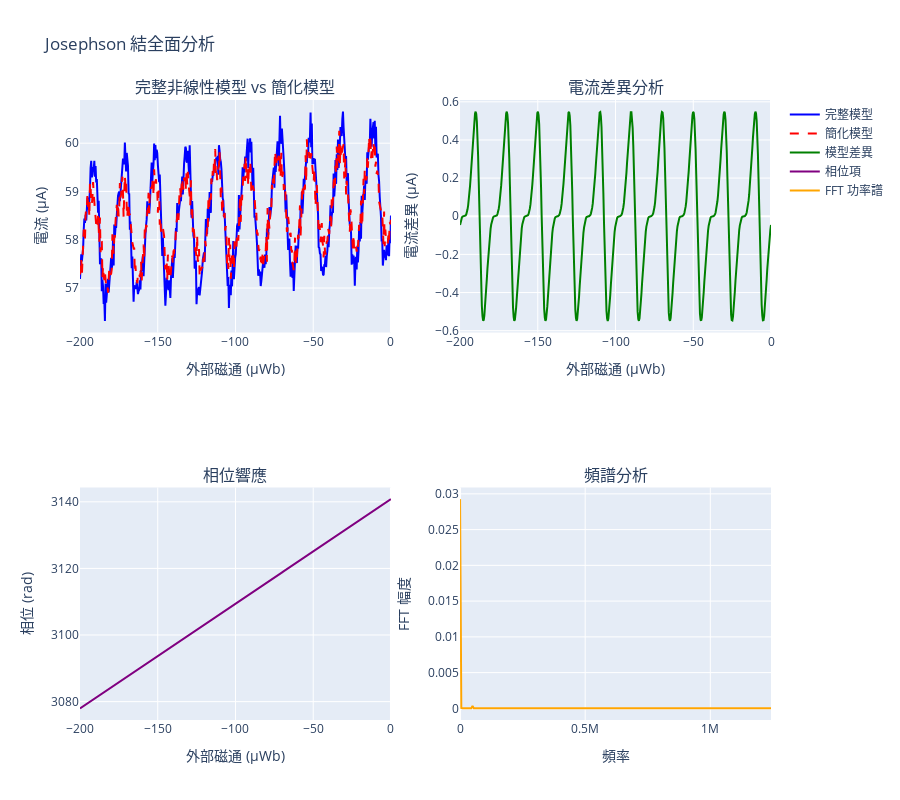

Notebook cell for this chart:
### Code cell
# 示例 3：Josephson 結特定的視覺化
def create_josephson_visualization():
    """
    建立 Josephson 結的專門視覺化
    """
    # 模擬 Josephson 結數據
    phi_ext = np.linspace(-2e-4, 0, 500)
    
    # 完整模型參數
    Ic = 1.0e-6
    phi_0 = np.pi / 4
    f = 5e4
    T = 0.8
    k = -0.01
    r = 5e-3
    C = 10.0e-6
    d = -10.0e-3
    
    # 計算電流響應
    phase_term = 2 * np.pi * f * (phi_ext - d) - phi_0
    sin_half = np.sin(phase_term / 2)
    denominator_arg = np.maximum(1 - T * sin_half**2, 1e-12)
    
    I_full = (Ic * np.sin(phase_term) / np.sqrt(denominator_arg) + 
              k * (phi_ext - d)**2 + r * (phi_ext - d) + C)
    
    I_simple = (Ic * np.sin(phase_term) + 
                k * (phi_ext - d)**2 + r * (phi_ext - d) + C)
    
    # 添加雜訊
    noise_level = 2e-7
    I_full_noisy = I_full + noise_level * np.random.normal(size=len(phi_ext))
    I_simple_noisy = I_simple + noise_level * np.random.normal(size=len(phi_ext))
    
    # 建立比較圖
    fig = make_subplots(
        rows=2, cols=2,
        subplot_titles=(
            '完整非線性模型 vs 簡化模型',
            '電流差異分析', 
            '相位響應',
            '頻譜分析'
        ),
        specs=[[{"secondary_y": False}, {"secondary_y": False}],
               [{"secondary_y": False}, {"secondary_y": False}]]
    )
    
    # 子圖 1：模型比較
    fig.add_trace(
        go.Scatter(x=phi_ext*1e6, y=I_full_noisy*1e6, 
                  name='完整模型', line=dict(color='blue')), 
        row=1, col=1
    )
    fig.add_trace(
        go.Scatter(x=phi_ext*1e6, y=I_simple_noisy*1e6, 
                  name='簡化模型', line=dict(color='red', dash='dash')), 
        row=1, col=1
    )
    
    # 子圖 2：差異分析
    difference = (I_full - I_simple) * 1e6
    fig.add_trace(
        go.Scatter(x=phi_ext*1e6, y=difference, 
                  name='模型差異', line=dict(color='green')), 
        row=1, col=2
    )
    
    # 子圖 3：相位響應
    fig.add_trace(
        go.Scatter(x=phi_ext*1e6, y=phase_term, 
                  name='相位項', line=dict(color='purple')), 
        row=2, col=1
    )
    
    # 子圖 4：FFT 頻譜
    from scipy.fft import fft, fftfreq
    
    # 計算 FFT
    fft_values = np.abs(fft(I_full_noisy))
    freqs = fftfreq(len(I_full_noisy), d=(phi_ext[1] - phi_ext[0]))
    
    # 只顯示正頻率部分
    positive_freqs = freqs[:len(freqs)//2]
    positive_fft = fft_values[:len(fft_values)//2]
    
    fig.add_trace(
        go.Scatter(x=positive_freqs, y=positive_fft, 
                  name='FFT 功率譜', line=dict(color='orange')), 
        row=2, col=2
    )
    
    # 更新佈局
    fig.update_xaxes(title_text="外部磁通 (μWb)", row=1, col=1)
    fig.update_xaxes(title_text="外部磁通 (μWb)", row=1, col=2)
    fig.update_xaxes(title_text="外部磁通 (μWb)", row=2, col=1)
    fig.update_xaxes(title_text="頻率", row=2, col=2)
    
    fig.update_yaxes(title_text="電流 (μA)", row=1, col=1)
    fig.update_yaxes(title_text="電流差異 (μA)", row=1, col=2)
    fig.update_yaxes(title_text="相位 (rad)", row=2, col=1)
    fig.update_yaxes(title_text="FFT 幅度", row=2, col=2)
    
    fig.update_layout(
        title="Josephson 結全面分析",
        height=800,
        showlegend=True
    )
    
    return fig

print("\n🔬 建立 Josephson 結專門視覺化")
fig3 = create_josephson_visualization()
fig3.show()

# 為這個圖表也設置觀察器
cleanup_script = """
<script>
setTimeout(function() {
    var plotlyDivs = document.querySelectorAll('.plotly-graph-div');
    var latestDiv = plotlyDivs[plotlyDivs.length - 1];
    
    if (latestDiv && window.setupPlotlyChart) {
        console.log('為 Josephson 視覺化設置觀察器');
        window.setupPlotlyChart(latestDiv);
    }
}, 500);
</script>
"""

display(HTML(cleanup_script))
print("✅ Josephson 結視覺化完成")

### Figure 1 — Plotly figure (JSON) as saved in the notebook; plotly's stock layout.template omitted (floating-point values rounded to 4 significant figures; data arrays with more than 128 entries replaced by an {"elided": "..."} marker saying what was removed)
{"data": [{"line": {"color": "blue"}, "name": "完整模型", "type": "scatter", "x": {"elided": "500 float values"}, "xaxis": "x", "y": {"elided": "500 float values"}, "yaxis": "y"}, {"line": {"color": "red", "dash": "dash"}, "name": "簡化模型", "type": "scatter", "x": {"elided": "500 float values"}, "xaxis": "x", "y": {"elided": "500 float values"}, "yaxis": "y"}, {"line": {"color": "green"}, "name": "模型差異", "type": "scatter", "x": {"elided": "500 float values"}, "xaxis": "x2", "y": {"elided": "500 float values"}, "yaxis": "y2"}, {"line": {"color": "purple"}, "name": "相位項", "type": "scatter", "x": {"elided": "500 float values"}, "xaxis": "x3", "y": {"elided": "500 float values"}, "yaxis": "y3"}, {"line": {"color": "orange"}, "name": "FFT 功率譜", "type": "scatter", "x": {"elided": "250 float values"}, "xaxis": "x4", "y": {"elided": "250 float values"}, "yaxis": "y4"}], "layout": {"annotations": [{"font": {"size": 16}, "showarrow": false, "text": "完整非線性模型 vs 簡化模型", "x": 0.225, "xanchor": "center", "xref": "paper", "y": 1, "yanchor": "bottom", "yref": "paper"}, {"font": {"size": 16}, "showarrow": false, "text": "電流差異分析", "x": 0.775, "xanchor": "center", "xref": "paper", "y": 1, "yanchor": "bottom", "yref": "paper"}, {"font": {"size": 16}, "showarrow": false, "text": "相位響應", "x": 0.225, "xanchor": "center", "xref": "paper", "y": 0.375, "yanchor": "bottom", "yref": "paper"}, {"font": {"size": 16}, "showarrow": false, "text": "頻譜分析", "x": 0.775, "xanchor": "center", "xref": "paper", "y": 0.375, "yanchor": "bottom", "yref": "paper"}], "height": 800, "showlegend": true, "title": {"text": "Josephson 結全面分析"}, "xaxis": {"anchor": "y", "domain": [0, 0.45], "title": {"text": "外部磁通 (μWb)"}}, "xaxis2": {"anchor": "y2", "domain": [0.55, 1], "title": {"text": "外部磁通 (μWb)"}}, "xaxis3": {"anchor": "y3", "domain": [0, 0.45], "title": {"text": "外部磁通 (μWb)"}}, "xaxis4": {"anchor": "y4", "domain": [0.55, 1], "title": {"text": "頻率"}}, "yaxis": {"anchor": "x", "domain": [0.625, 1], "title": {"text": "電流 (μA)"}}, "yaxis2": {"anchor": "x2", "domain": [0.625, 1], "title": {"text": "電流差異 (μA)"}}, "yaxis3": {"anchor": "x3", "domain": [0, 0.375], "title": {"text": "相位 (rad)"}}, "yaxis4": {"anchor": "x4", "domain": [0, 0.375], "title": {"text": "FFT 幅度"}}}}
